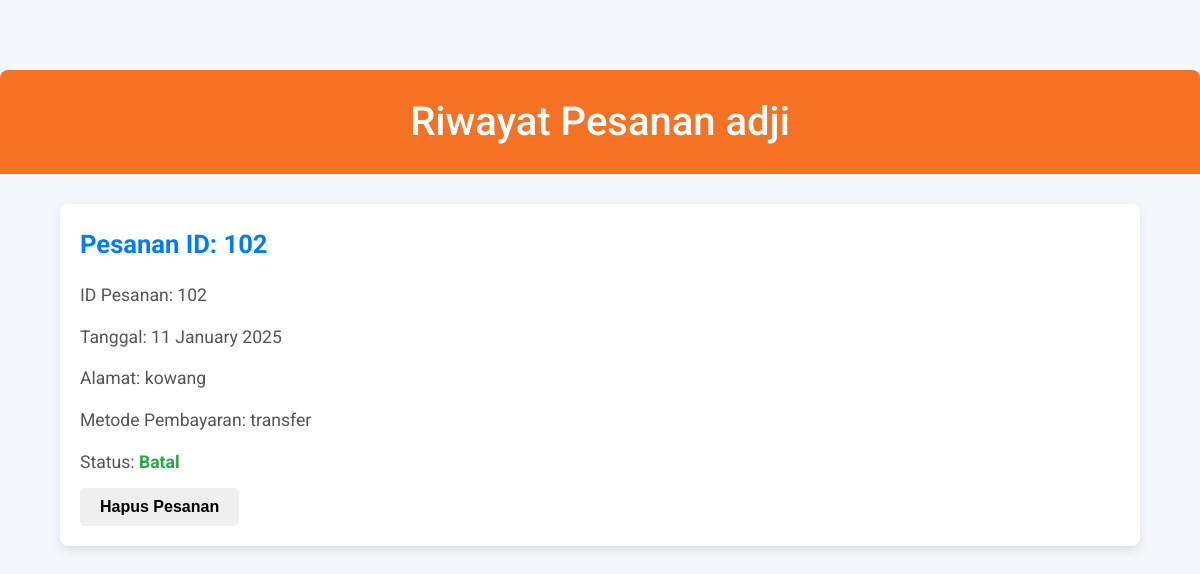
The app's page /riwayat_pesanan.php (signed in) with its own data.
### tables this page shows
CREATE TABLE `orders` (
  `order_id` int NOT NULL,
  `user_id` int NOT NULL,
  `order_date` datetime DEFAULT NULL,
  `alamat` varchar(255) DEFAULT NULL,
  `metode_pembayaran` varchar(50) DEFAULT NULL,
  `status` enum('pending','confirmed','batal') NOT NULL DEFAULT 'pending'
);

### riwayat_pesanan.php (the view, shortened to what this page needs)
<?php
require_once "./config.php";
$user_id = $_SESSION['user_id'];
$query = "
    SELECT
        o.order_id,
        o.order_date,
        o.alamat,
        o.metode_pembayaran,
        o.status
    FROM
        orders o
    WHERE
        o.user_id = ?
";
$stmt = $conn->prepare($query);
$stmt->bind_param("i", $user_id);
$stmt->execute();
$result = $stmt->get_result();
?>
<!DOCTYPE html>
<html lang="id">
    <head>
        <link rel="stylesheet" href="assets/css/style.css">
    </head>
        <body>
            <header>
                <h1>Riwayat Pesanan </i> <?= $_SESSION['username']; ?></h1>
            </header>
            <div class="container">
                <?php if ($result->num_rows > 0): ?>
                    <?php while ($row = $result->fetch_assoc()): ?>
                        <div class="order-card">
                            <h3>Pesanan ID: <?= htmlspecialchars($row['order_id']) ?></h3>
                            <div class="order-details">
                                <div>ID Pesanan: <?= htmlspecialchars($row['order_id']) ?></div>
                                <div>Tanggal: <?= date("d F Y", strtotime($row['order_date'])) ?></div>
                                <div>Alamat: <?= htmlspecialchars($row['alamat']) ?></div>
                                <div>Metode Pembayaran: <?= htmlspecialchars($row['metode_pembayaran']) ?></div>
                                <div>Status: <span class="status <?= strtolower($row['status']) ?>"><?= ucfirst(htmlspecialchars($row['status'])) ?></span></div>
                            </div>
                        <form action="./proses/delete_order.php" method="POST" style="margin-top: 10px;">
                            <button type="submit" class="btn btn-warning" onclick="return confirm('Apakah Anda yakin ingin menghapus pesanan ini?')">Hapus Pesanan</button>
                        </form>
                    </div>
                <?php endwhile; ?>
            <?php else: ?>
                <p class="text-center">Anda belum memiliki riwayat pesanan.</p>
            <?php endif; ?>
            </div>
        </body>
</html>

### assets/css/style.css (style rules this page uses)
body { background-color: #fafafa; padding-top: 70px; }

### riwayat_pesanan.php (style rules this page uses)
* { margin: 0; padding: 0; box-sizing: border-box; }
body { font-family: 'Roboto', sans-serif; background-color: #f4f7fc; color: #333; line-height: 1.6; }
header { background-color: #f57224; color: white; padding: 20px; text-align: center; border-radius: 8px 8px 0 0; margin-bottom: 30px; }
h1 { font-size: 2.5em; font-weight: 500; }
.container { width: 90%; max-width: 1200px; margin: 0 auto; }
.order-card { background-color: #fff; border-radius: 8px; box-shadow: 0 4px 10px rgba(0, 0, 0, 0.1); padding: 20px; margin-bottom: 20px; transition: transform 0.3s ease; }
.order-card h3 { font-size: 1.6em; font-weight: 700; color: #007bff; margin-bottom: 15px; }
.order-details { font-size: 1.1em; color: #555; line-height: 1.8; }
.order-details div { margin-bottom: 10px; }
.order-details .status { font-weight: bold; color: #28a745; }
.btn { padding: 10px 20px; font-size: 16px; font-weight: bold; border: none; border-radius: 5px; cursor: pointer; transition: background-color 0.3s ease; }

### records on screen
orders: order_id "102", order_date "11 January 2025", alamat "kowang", metode_pembayaran "transfer", status "Batal"

### other values on screen
$_SESSION['username'] "adji"
